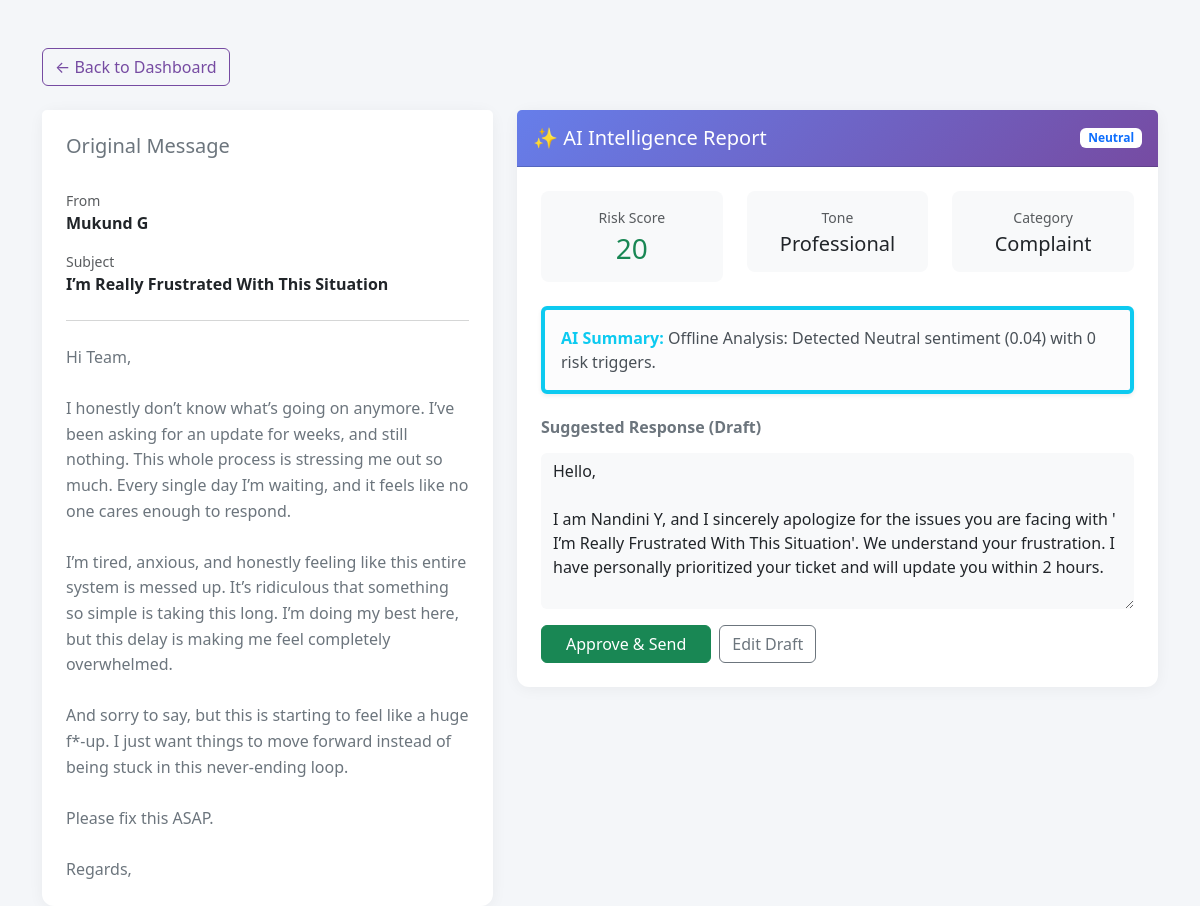
The page /email/6/ (signed in) on the database its author committed.
### analyzer/models.py (models this page shows, shortened)
class Email(models.Model):
    sender = models.ForeignKey(User, on_delete=models.CASCADE, related_name='sent_emails')
    recipient = models.ForeignKey(User, on_delete=models.CASCADE, related_name='received_emails')
    subject = models.CharField(max_length=255)
    body = models.TextField()
    received_at = models.DateTimeField(auto_now_add=True)
    is_analyzed = models.BooleanField(default=False)

class AnalysisResult(models.Model):
    email = models.OneToOneField(Email, on_delete=models.CASCADE, related_name='analysis')
    summary = models.TextField()
    sentiment = models.CharField(max_length=50)
    tone = models.CharField(max_length=50)
    risk_score = models.IntegerField(default=0)
    flagged_keywords = models.CharField(max_length=255, blank=True, null=True)
    suggested_category = models.CharField(max_length=50, default="inquiry")
    suggested_reply = models.TextField(blank=True)
    created_at = models.DateTimeField(auto_now_add=True)

### analyzer/views.py (the view)
# urls.py: path('email/<int:email_id>/', views.email_detail, name='email_detail'),
@login_required
def email_detail(request, email_id):
    email = get_object_or_404(Email, id=email_id)
    if email.sender != request.user and email.recipient != request.user:
        return redirect('dashboard') # Security check
    return render(request, 'email_detail.html', {'email': email})

### templates/email_detail.html (shortened to what this page needs)
<!DOCTYPE html>
<html>
<head>
    <link href="https://cdn.jsdelivr.net/npm/bootstrap@5.3.0/dist/css/bootstrap.min.css" rel="stylesheet">
</head>
<body>
<div class="container mt-5">
    <a href="{% url 'dashboard' %}" class="btn btn-outline-custom mb-4">&larr; Back to Dashboard</a>
    <div class="row">
        <div class="col-md-5">
            <div class="card h-100">
                <div class="card-header bg-white border-bottom-0 pt-4 ps-4">
                    <h5 class="mb-0 text-secondary">Original Message</h5>
                </div>
                <div class="card-body p-4">
                    <div class="mb-3">
                        <small class="text-muted d-block">From</small>
                        <strong>{{ email.sender.first_name }} {{ email.sender.last_name }}</strong>
                    </div>
                    <div class="mb-3">
                        <small class="text-muted d-block">Subject</small>
                        <strong>{{ email.subject }}</strong>
                    </div>
                    <hr class="my-4 text-muted">
                    <p class="card-text text-secondary" style="white-space: pre-wrap; line-height: 1.6;">{{ email.body }}</p>
                </div>
            </div>
        </div>
        <div class="col-md-7">
            {% if email.is_analyzed %}
            <div class="card">
                <div class="card-header ai-header d-flex justify-content-between align-items-center p-3">
                    <h5 class="mb-0">✨ AI Intelligence Report</h5>
                    <span class="badge bg-white text-primary">{{ email.analysis.sentiment }}</span>
                </div>
                <div class="card-body p-4">
                    <div class="row mb-4 text-center">
                        <div class="col-4">
                            <div class="p-3 bg-light rounded-3">
                                <small class="text-muted d-block mb-1">Risk Score</small>
                                <h3 class="mb-0
                                    {% if email.analysis.risk_score > 70 %}text-danger
                                    {% elif email.analysis.risk_score > 50 %}text-warning
                                    {% else %}text-success{% endif %}">
                                    {{ email.analysis.risk_score }}
                                </h3>
                            </div>
                        </div>
                        <div class="col-4">
                            <div class="p-3 bg-light rounded-3">
                                <small class="text-muted d-block mb-1">Tone</small>
                                <h5 class="mb-0 text-dark">{{ email.analysis.tone }}</h5>
                            </div>
                        </div>
                        <div class="col-4">
                            <div class="p-3 bg-light rounded-3">
                                <small class="text-muted d-block mb-1">Category</small>
                                <h5 class="mb-0 text-dark text-capitalize">{{ email.analysis.suggested_category }}</h5>
                            </div>
                        </div>
                    </div>
                    <div class="alert alert-light border-start border-4 border-info shadow-sm mb-4">
                        <strong class="text-info">AI Summary:</strong> {{ email.analysis.summary }}
                    </div>
                    <div>
                        <h6 class="fw-bold text-secondary mb-3">Suggested Response (Draft)</h6>
                        <div class="position-relative">
                            <textarea class="form-control bg-light" rows="6" style="border: none;">{{ email.analysis.suggested_reply }}</textarea>
                        </div>
                        <div class="mt-3 d-flex gap-2">
                            <button class="btn btn-success px-4">Approve & Send</button>
                            <button class="btn btn-outline-secondary">Edit Draft</button>
                        </div>
                    </div>
                </div>
            </div>
            {% endif %}
        </div>
    </div>
</div>
</body>
</html>

### templates/email_detail.html (style rules this page uses)
body { background-color: #f4f6f9; }
.btn-outline-custom { color: #764ba2; border-color: #764ba2; }
.card { border: none; border-radius: 12px; box-shadow: 0 2px 15px rgba(0,0,0,0.05); }
.ai-header { background: linear-gradient(135deg, #667eea 0%, #764ba2 100%); color: white; }

### rows shown on the page
Email: sender.first_name "Mukund", sender.last_name "G", subject "I’m Really Frustrated With This Situation", body "Hi Team, I honestly don’t know what’s going on anymore. I’ve been asking for an update for weeks, and still nothing. This whole process is stressing me out so much. Every single day I’m waiting, and it feels like no one cares enough to respond. I’m tired, anxious, and honestly feeling like this entire system is messed up. It’s ridiculous that something so simple is taking this long. I’m doing my best here, but this delay is making me feel completely overwhelmed. And sorry to say, but this is starting to feel like a huge f*-up. I just want things to move forward instead of being stuck in this never-ending loop. Please fix this ASAP. Regards,", analysis.sentiment "Neutral", analysis.risk_score "20", analysis.tone "Professional", analysis.suggested_category "Complaint", analysis.summary "Offline Analysis: Detected Neutral sentiment (0.04) with 0 risk triggers.", analysis.suggested_reply "Hello, I am Nandini Y, and I sincerely apologize for the issues you are facing with ' I’m Really Frustrated With This Situation'. We understand your frustration. I have personally prioritized your ticket and will update you within 2 hours."
